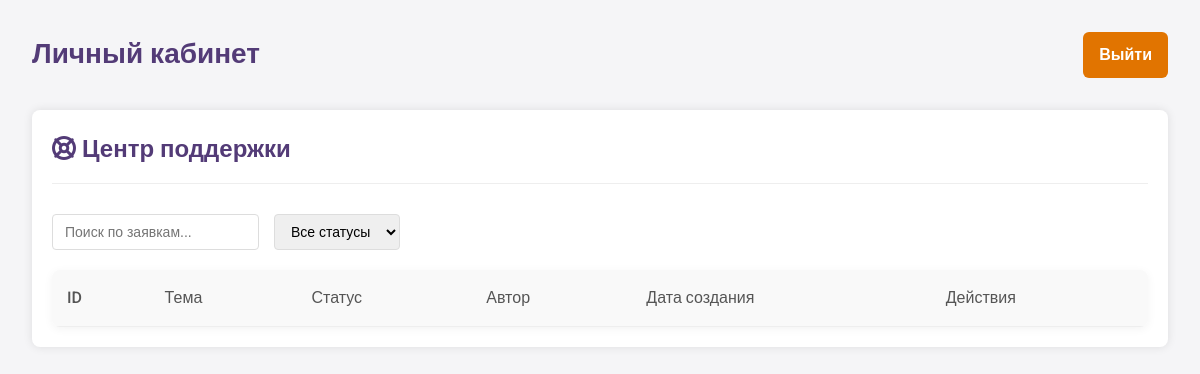
Before: /assets/admin/helpline/helpline.php (signed in) with the older database file.
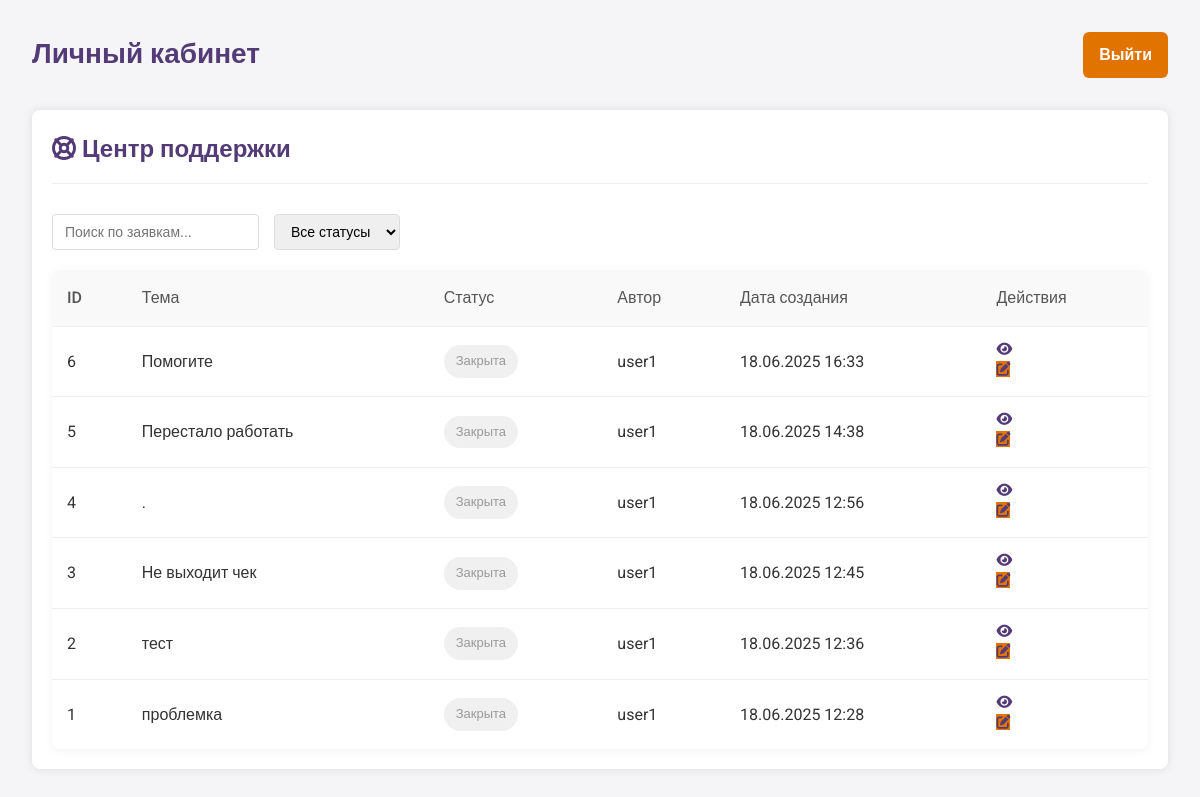
After: the same page with the newer database file.
### tables this page shows
CREATE TABLE `tickets` (
  `id` int NOT NULL,
  `user_id` int NOT NULL,
  `title` varchar(255) NOT NULL,
  `description` text NOT NULL,
  `status` enum('open','in_progress','closed') DEFAULT 'open',
  `created_at` datetime NOT NULL,
  `updated_at` datetime NOT NULL DEFAULT CURRENT_TIMESTAMP ON UPDATE CURRENT_TIMESTAMP
);

CREATE TABLE `users` (
  `id` int NOT NULL,
  `username` varchar(50) NOT NULL,
  `password` varchar(255) NOT NULL,
  `email` varchar(100) NOT NULL,
  `role` enum('admin','moderator','user') DEFAULT 'user',
  `created_at` timestamp NULL DEFAULT CURRENT_TIMESTAMP,
  `is_banned` tinyint(1) DEFAULT '0',
  `updated_at` timestamp NULL DEFAULT CURRENT_TIMESTAMP ON UPDATE CURRENT_TIMESTAMP
);

### assets/admin/helpline/helpline.php (the view, shortened to what this page needs)
<?php
require_once '../../../includes/db_connect.php';
$is_moderator = ($_SESSION['user_role'] == 'moderator' || $_SESSION['user_role'] == 'admin');
if ($is_moderator) {
    $query = "SELECT t.*, u.username FROM tickets t JOIN users u ON t.user_id = u.id ORDER BY t.created_at DESC";
} else {
    $user_id = $_SESSION['user_id'];
    $query = "SELECT * FROM tickets WHERE user_id = '$user_id' ORDER BY created_at DESC";
}
$tickets_result = mysqli_query($conn, $query);
?>
<!DOCTYPE html>
<html lang="ru">
<head>
    <link rel="stylesheet" href="https://cdnjs.cloudflare.com/ajax/libs/font-awesome/6.5.0/css/all.min.css">
    <link rel="stylesheet" href="/assets/css/admin.css?v=<?= time() ?>">
</head>
<body>
<?php include '../includes/admin_header.php'; ?>
<div class="helpline-container">
    <div class="helpline-header">
        <h1><i class="fas fa-life-ring"></i> Центр поддержки</h1>
    </div>
    <div class="helpline-content">
        <?php if (!isset($_GET['ticket'])): ?>
            <div class="tickets-list">
                <div class="tickets-filter">
                    <input type="text" id="ticketSearch" placeholder="Поиск по заявкам...">
                    <?php if ($is_moderator): ?>
                        <select id="statusFilter">
                            <option value="">Все статусы</option>
                        </select>
                    <?php endif; ?>
                </div>
                <table class="tickets-table">
                    <thead>
                        <tr>
                            <th>ID</th>
                            <th>Тема</th>
                            <th>Статус</th>
                            <th>Автор</th>
                            <th>Дата создания</th>
                            <th>Действия</th>
                        </tr>
                    </thead>
                    <tbody>
                        <?php while ($ticket = mysqli_fetch_assoc($tickets_result)): ?>
                            <tr data-status="<?= $ticket['status'] ?>">
                                <td><?= $ticket['id'] ?></td>
                                <td><?= htmlspecialchars($ticket['title']) ?></td>
                                <td>
                                    <span class="status-badge status-<?= $ticket['status'] ?>">
                                        <?php
                                            switch($ticket['status']) {
                                                case 'closed': echo 'Закрыта'; break;
                                            }
                                        ?>
                                    </span>
                                </td>
                                <td><?= htmlspecialchars($ticket['username'] ?? 'Пользователь') ?></td>
                                <td><?= date('d.m.Y H:i', strtotime($ticket['created_at'])) ?></td>
                                <td>
                                    <a href="helpline.php?ticket=<?= $ticket['id'] ?>" class="btn-view"><i class="fas fa-eye"></i></a>
                                    <?php if ($is_moderator): ?>
                                        <a href="#" class="btn-edit" data-id="<?= $ticket['id'] ?>"><i class="fas fa-edit"></i></a>
                                    <?php endif; ?>
                                </td>
                            </tr>
                        <?php endwhile; ?>
                    </tbody>
                </table>
            </div>
        <?php endif; ?>
    </div>
</div>
</body>
</html>

Changed rows visible on the page:
added tickets: id "6", title "Помогите", status "Закрыта", user.username "user1", created_at "18.06.2025 16:33"
added tickets: id "5", title "Перестало работать", status "Закрыта", user.username "user1", created_at "18.06.2025 14:38"
added tickets: id "4", title ".", status "Закрыта", user.username "user1", created_at "18.06.2025 12:56"
added tickets: id "3", title "Не выходит чек", status "Закрыта", user.username "user1", created_at "18.06.2025 12:45"
added tickets: id "2", title "тест", status "Закрыта", user.username "user1", created_at "18.06.2025 12:36"
added tickets: id "1", title "проблемка", status "Закрыта", user.username "user1", created_at "18.06.2025 12:28"
